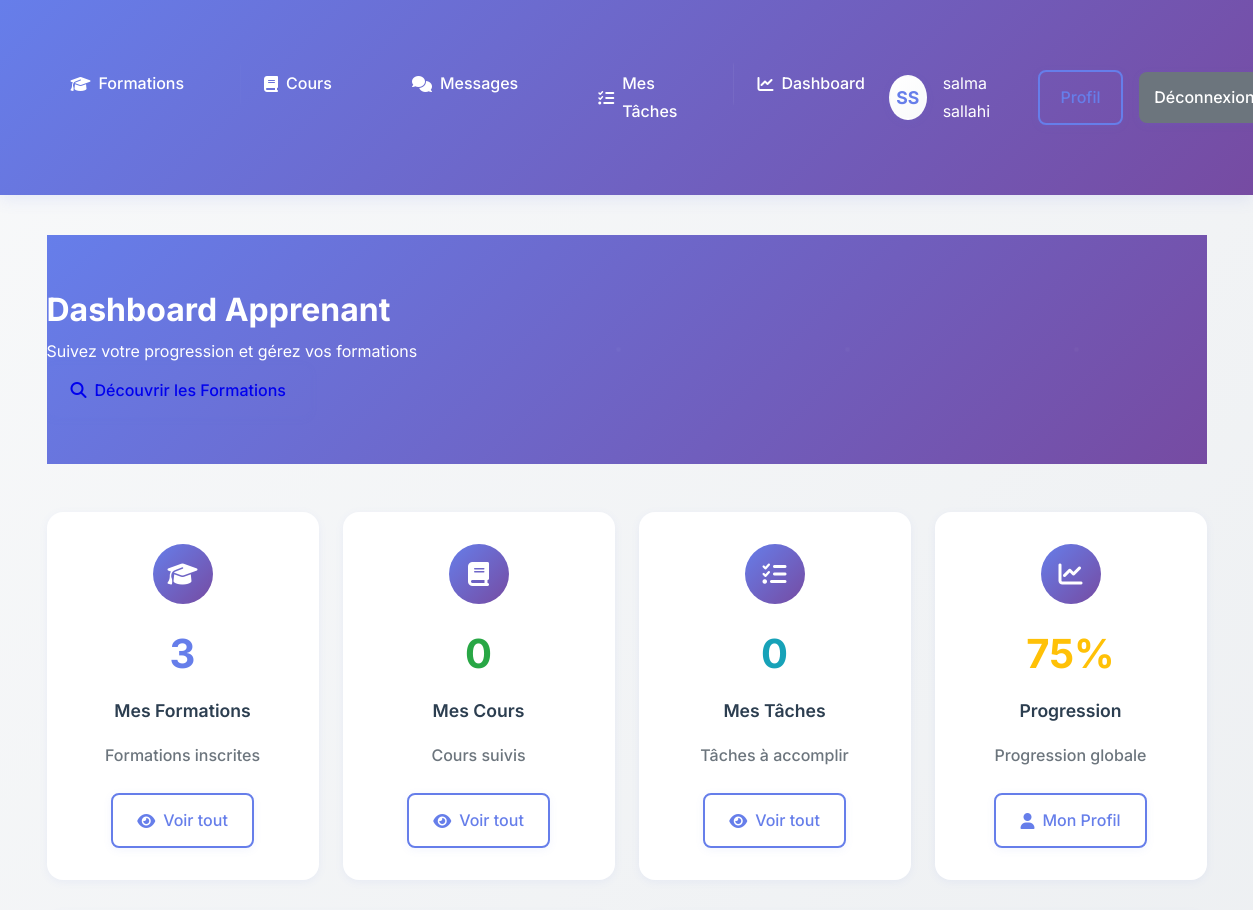
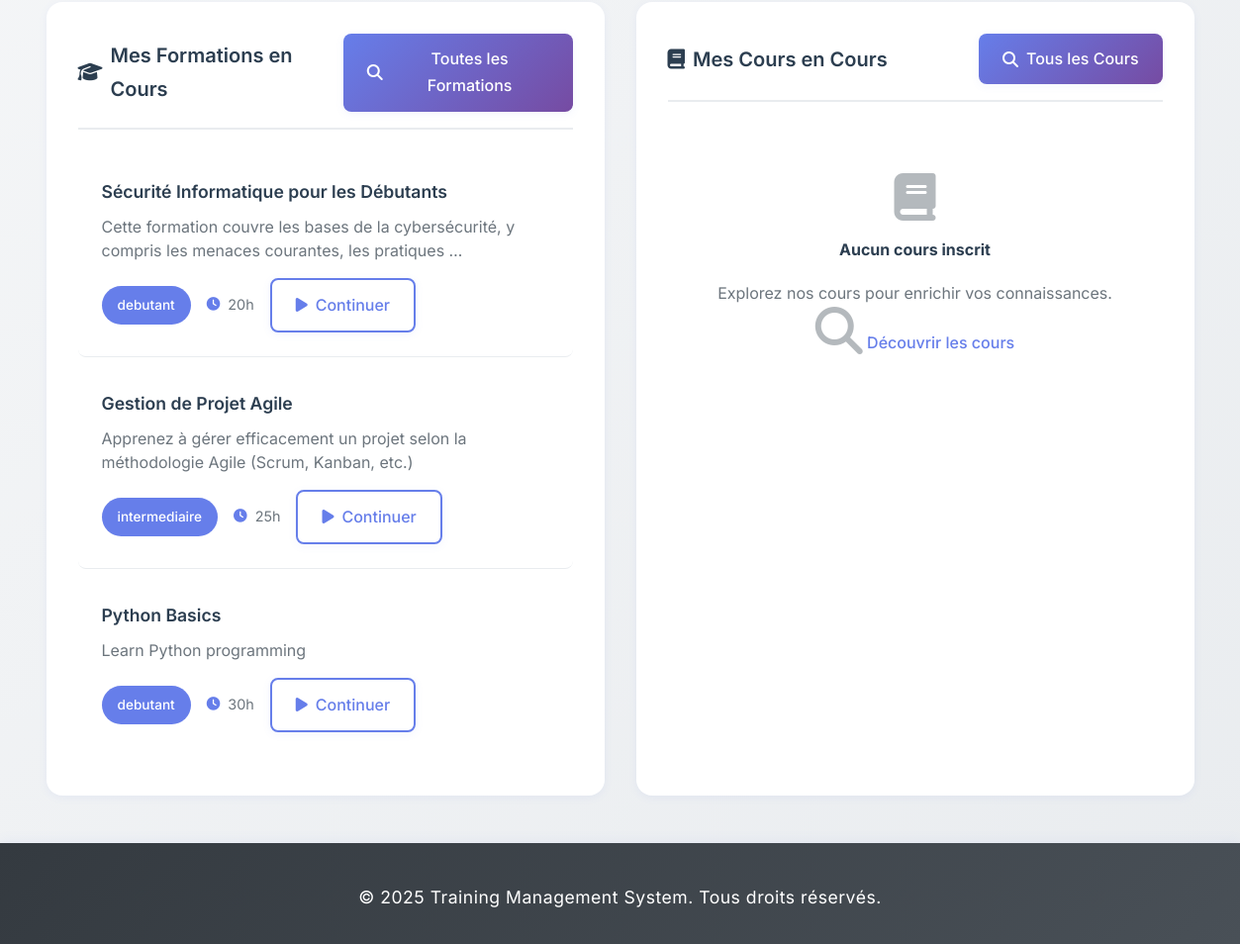
/users/dashboard/ (signed in), run on the app's committed database (2 pictures, top to bottom).
### users/models.py (models this page shows, shortened)
class Utilisateur(AbstractUser):
    email = models.EmailField(unique=True)
    nom = models.CharField(max_length=100)
    prenom = models.CharField(max_length=100)
    telephone = models.CharField(max_length=20, blank=True)
    adresse = models.TextField(blank=True)
    date_naissance = models.DateField(null=True, blank=True)
    photo_profil = models.ImageField(upload_to='profiles/', blank=True, null=True)
    date_creation = models.DateTimeField(default=timezone.now)
    derniere_connexion = models.DateTimeField(null=True, blank=True)
    USERNAME_FIELD = 'email'
    REQUIRED_FIELDS = ['username', 'nom', 'prenom']
    class Meta:
        verbose_name = 'Utilisateur'
        verbose_name_plural = 'Utilisateurs'

### formations/models.py (models this page shows, shortened)
class Formation(models.Model):
    titre = models.CharField(max_length=200)
    description = models.TextField()
    objectifs = models.TextField()
    duree_heures = models.PositiveIntegerField(help_text="Durée en heures")
    niveau = models.CharField(max_length=50, choices=[
        ('debutant', 'Débutant'),
        ('intermediaire', 'Intermédiaire'),
        ('avance', 'Avancé'),
        ('expert', 'Expert'),
    ])
    prix = models.DecimalField(max_digits=10, decimal_places=2)
    formateur = models.ForeignKey(Formateur, on_delete=models.CASCADE, null=True, blank=True)
    participants_max = models.PositiveIntegerField(default=20)
    prerequisites = models.TextField(blank=True)
    applications_ouvertes = models.BooleanField(default=False, help_text="Permet aux formateurs de candidater")
    date_limite_candidature = models.DateTimeField(null=True, blank=True, help_text="Date limite pour candidater")
    statut = models.CharField(max_length=50, choices=[
        ('brouillon', 'Brouillon'),
        ('proposition', 'Proposition (candidatures ouvertes)'),
        ('publiee', 'Publiée'),
        ('en_cours', 'En cours'),
        ('terminee', 'Terminée'),
        ('annulee', 'Annulée'),
    ], default='brouillon')
    date_creation = models.DateTimeField(default=timezone.now)
    date_debut = models.DateTimeField()
    date_fin = models.DateTimeField()
    participants = models.ManyToManyField(Apprenant, blank=True, related_name='formations_inscrites')
    class Meta:
        verbose_name = 'Formation'
        verbose_name_plural = 'Formations'
        ordering = ['-date_creation']

### users/views.py (the view, shortened to what this page needs)
# urls.py: path('dashboard/', views.dashboard_view, name='dashboard'),
@login_required
def dashboard_view(request):
    user = request.user
    context = {'user': user}
    try:
        formateur = Formateur.objects.get(utilisateur=user)
        context['user_type'] = 'formateur'
        context['formateur'] = formateur
        context['formations'] = Formation.objects.filter(formateur=formateur)[:5]  # Last 5
        context['courses'] = Cours.objects.filter(formateur=formateur)[:5]  # Last 5
        context['total_formations'] = Formation.objects.filter(formateur=formateur).count()
        context['total_courses'] = Cours.objects.filter(formateur=formateur).count()
        from formations.models import TrainerApplication, Task
        context['applications'] = TrainerApplication.objects.filter(formateur=formateur)
        context['available_opportunities'] = Formation.objects.filter(
            statut='proposition',
            applications_ouvertes=True
        ).exclude(
            trainer_applications__formateur=formateur
        )[:3]  # Show only 3 latest opportunities
        context['tasks'] = Task.objects.filter(createur=user)
        return render(request, 'dashboard/formateur.html', context)
    except Formateur.DoesNotExist:
        pass
    try:
        apprenant = Apprenant.objects.get(utilisateur=user)
        context['user_type'] = 'apprenant'
        context['apprenant'] = apprenant
        context['formations'] = Formation.objects.filter(participants=apprenant)[:5]  # Last 5
        context['courses'] = Cours.objects.filter(progressions__apprenant=apprenant)[:5]  # Last 5
        context['total_formations'] = Formation.objects.filter(participants=apprenant).count()
        context['total_courses'] = Cours.objects.filter(progressions__apprenant=apprenant).count()
        from formations.models import Task
        context['tasks'] = Task.objects.filter(createur=user)
        return render(request, 'dashboard/apprenant.html', context)
    except Apprenant.DoesNotExist:
        pass

### templates/dashboard/apprenant.html (shortened to what this page needs)
{% extends 'base.html' %}
{% block content %}
<div class="dashboard-header">
    <div class="container">
        <div class="row">
            <div class="col-lg-8 mx-auto text-center">
                <h1 class="display-4 fw-bold mb-3">Dashboard Apprenant</h1>
                <p class="lead mb-4">Suivez votre progression et gérez vos formations</p>
                <a href="{% url 'formations:list' %}" class="btn btn-light btn-lg">
                    <i class="fas fa-search"></i> Découvrir les Formations
                </a>
            </div>
        </div>
    </div>
</div>
<div class="container">
    <div class="stats-grid">
        <div class="stat-card">
            <div class="stat-icon">
                <i class="fas fa-graduation-cap"></i>
            </div>
            <div class="stat-number" style="color: var(--primary-color);">{{ formations.count }}</div>
            <div class="stat-title">Mes Formations</div>
            <div class="stat-label">Formations inscrites</div>
            <a href="{% url 'formations:my_formations' %}" class="btn btn-outline">
                <i class="fas fa-eye"></i> Voir tout
            </a>
        </div>
        <div class="stat-card">
            <div class="stat-icon">
                <i class="fas fa-book"></i>
            </div>
            <div class="stat-number" style="color: var(--success-color);">{{ courses.count }}</div>
            <div class="stat-title">Mes Cours</div>
            <div class="stat-label">Cours suivis</div>
            <a href="{% url 'courses:my_courses' %}" class="btn btn-outline">
                <i class="fas fa-eye"></i> Voir tout
            </a>
        </div>
        <div class="stat-card">
            <div class="stat-icon">
                <i class="fas fa-tasks"></i>
            </div>
            <div class="stat-number" style="color: var(--info-color);">{{ tasks.count|default:0 }}</div>
            <div class="stat-title">Mes Tâches</div>
            <div class="stat-label">Tâches à accomplir</div>
            <a href="{% url 'formations:task_list' %}" class="btn btn-outline">
                <i class="fas fa-eye"></i> Voir tout
            </a>
        </div>
        <div class="stat-card">
            <div class="stat-icon">
                <i class="fas fa-chart-line"></i>
            </div>
            <div class="stat-number" style="color: var(--warning-color);">75%</div>
            <div class="stat-title">Progression</div>
            <div class="stat-label">Progression globale</div>
            <a href="{% url 'users:profile' %}" class="btn btn-outline">
                <i class="fas fa-user"></i> Mon Profil
            </a>
        </div>
    </div>
    <div class="content-grid">
        <div class="content-card">
            <div class="content-header">
                <h3 class="content-title">
                    <i class="fas fa-graduation-cap"></i> Mes Formations en Cours
                </h3>
                <a href="{% url 'formations:list' %}" class="btn btn-primary">
                    <i class="fas fa-search"></i> Toutes les Formations
                </a>
            </div>
            {% for formation in formations|slice:":5" %}
                <div class="item-card">
                    <h4 class="item-title">{{ formation.titre }}</h4>
                    <p class="item-description">{{ formation.description|truncatewords:15 }}</p>
                    <div class="item-meta">
                        <span class="badge-custom">{{ formation.niveau }}</span>
                        <div class="meta-item">
                            <i class="fas fa-clock"></i>
                            <span>{{ formation.duree_heures }}h</span>
                        </div>
                        <a href="{% url 'formations:detail' formation.id %}" class="btn btn-outline btn-sm">
                            <i class="fas fa-play"></i> Continuer
                        </a>
                    </div>
                </div>
            {% endfor %}
        </div>
        <div class="content-card">
            <div class="content-header">
                <h3 class="content-title">
                    <i class="fas fa-book"></i> Mes Cours en Cours
                </h3>
                <a href="{% url 'courses:list' %}" class="btn btn-primary">
                    <i class="fas fa-search"></i> Tous les Cours
                </a>
            </div>
            {% for course in courses|slice:":5" %}
                <div class="item-card">
                    <h4 class="item-title">{{ course.titre }}</h4>
                    <p class="item-description">{{ course.description|truncatewords:15 }}</p>
                    <div class="item-meta">
                        <span class="badge-custom">{{ course.niveau }}</span>
                        <div class="meta-item">
                            <i class="fas fa-clock"></i>
                            <span>{{ course.duree_minutes }} min</span>
                        </div>
                        <a href="{% url 'courses:watch' course.id %}" class="btn btn-outline btn-sm">
                            <i class="fas fa-play"></i> Regarder
                        </a>
                    </div>
                </div>
            {% empty %}
                <div class="empty-state">
                    <i class="fas fa-book"></i>
                    <h4>Aucun cours inscrit</h4>
                    <p>Explorez nos cours pour enrichir vos connaissances.</p>
                    <a href="{% url 'courses:list' %}">
                        <i class="fas fa-search"></i> Découvrir les cours
                    </a>
                </div>
            {% endfor %}
        </div>
    </div>
</div>
{% endblock %}

### templates/base.html (shortened to what this page needs)
<!DOCTYPE html>
<html lang="fr">
<head>
    <link rel="stylesheet" href="https://cdnjs.cloudflare.com/ajax/libs/font-awesome/6.4.0/css/all.min.css">
</head>
<body>
    <header class="header">
        <nav class="nav-container">
            <ul class="nav-menu">
                <li><a href="{% url 'formations:list' %}"><i class="fas fa-graduation-cap"></i> Formations</a></li>
                <li><a href="{% url 'courses:list' %}"><i class="fas fa-book"></i> Cours</a></li>
                {% if user.is_authenticated %}
                    <li><a href="{% url 'messaging:inbox' %}"><i class="fas fa-comments"></i> Messages</a></li>
                    <li><a href="{% url 'formations:task_list' %}"><i class="fas fa-tasks"></i> Mes Tâches</a></li>
                    <li><a href="{% url 'users:dashboard' %}"><i class="fas fa-chart-line"></i> Dashboard</a></li>
                {% endif %}
            </ul>
            <div class="user-menu">
                {% if user.is_authenticated %}
                    <div class="user-avatar interactive-element">
                        {{ user.prenom|first|upper }}{{ user.nom|first|upper }}
                    </div>
                    <span>{{ user.prenom }} {{ user.nom }}</span>
                    <a href="{% url 'users:profile' %}" class="btn btn-outline">Profil</a>
                    <a href="{% url 'users:logout' %}" class="btn btn-secondary">Déconnexion</a>
                {% else %}
                    <a href="{% url 'users:login' %}" class="btn btn-outline">Connexion</a>
                    <a href="{% url 'users:register' %}" class="btn btn-primary">Inscription</a>
                {% endif %}
            </div>
        </nav>
    </header>
    <main class="main-content">
        {% block content %}
        {% endblock %}
    </main>
    <footer class="footer">
        <p>&copy; 2025 Training Management System. Tous droits réservés.</p>
    </footer>
</body>
</html>

### templates/base.html (style rules this page uses)
* { margin: 0; padding: 0; box-sizing: border-box; }
:root { --primary-color: #667eea; --secondary-color: #764ba2; --accent-color: #f093fb; --success-color: #28a745; --warning-color: #ffc107; --danger-color: #dc3545; --info-color: #17a2b8; --light-color: #f8f9fa; --dark-color: #343a40; --text-primary: #2c3e50; --text-secondary: #6c757d; --border-color: #e9ecef; --shadow-light: 0 2px 8px rgba(102,126,234,0.08); --shadow-medium: 0 4px 16px rgba(102,126,234,0.12); --shadow-heavy: 0 8px 32px rgba(102,126,234,0.16); --transition-fast: 0.2s ease; --transition-medium: 0.3s ease; --transition-slow: 0.5s ease; }
body { font-family: 'Inter', 'Segoe UI', Tahoma, Geneva, Verdana, sans-serif; background: linear-gradient(135deg, #f8f9fa 0%, #e9ecef 100%); line-height: 1.7; color: var(--text-primary); font-weight: 400; }
.header { background: linear-gradient(135deg, var(--primary-color) 0%, var(--secondary-color) 100%); color: white; padding: 1rem 0; box-shadow: var(--shadow-medium); position: sticky; top: 0; z-index: 100; backdrop-filter: blur(10px); }
.nav-container { max-width: 1200px; margin: 0 auto; display: flex; justify-content: space-between; align-items: center; padding: 0 20px; }
.nav-menu { display: flex; list-style: none; gap: 2rem; }
.nav-menu a { color: white; text-decoration: none; padding: 0.75rem 1.5rem; border-radius: 8px; font-weight: 500; transition: var(--transition-medium); position: relative; overflow: hidden; display: flex; align-items: center; gap: 0.5rem; }
.nav-menu a::before { content: ''; position: absolute; top: 0; left: 0; width: 100%; height: 100%; background: rgba(255,255,255,0.1); transform: translateX(-100%); transition: var(--transition-medium); }
.user-menu { display: flex; align-items: center; gap: 1rem; }
.user-avatar { width: 45px; height: 45px; border-radius: 50%; background: linear-gradient(135deg, #fff 0%, #f8f9fa 100%); color: var(--primary-color); display: flex; align-items: center; justify-content: center; font-weight: bold; font-size: 1.1rem; box-shadow: var(--shadow-light); transition: var(--transition-medium); border: 2px solid transparent; }
.main-content { max-width: 1200px; margin: 2.5rem auto 2rem auto; padding: 0 20px; min-height: calc(100vh - 220px); }
.btn { display: inline-flex; align-items: center; justify-content: center; gap: 0.5rem; padding: 0.75rem 1.5rem; border: none; border-radius: 8px; text-decoration: none; cursor: pointer; font-size: 1rem; font-weight: 500; transition: var(--transition-medium); text-align: center; box-shadow: var(--shadow-light); position: relative; overflow: hidden; min-height: 44px; }
.btn::before { content: ''; position: absolute; top: 50%; left: 50%; width: 0; height: 0; background: rgba(255,255,255,0.2); border-radius: 50%; transform: translate(-50%, -50%); transition: var(--transition-medium); }
.btn-primary { background: linear-gradient(135deg, var(--primary-color) 0%, var(--secondary-color) 100%); color: white; }
.btn-secondary { background: var(--text-secondary); color: white; }
.btn-outline { background: transparent; border: 2px solid var(--primary-color); color: var(--primary-color); }
.footer { background: linear-gradient(135deg, var(--dark-color) 0%, #495057 100%); color: white; text-align: center; padding: 2.5rem 0 2rem 0; margin-top: 3rem; font-size: 1.1rem; letter-spacing: 0.5px; box-shadow: 0 -2px 12px rgba(102,126,234,0.07); }
.interactive-element { transition: var(--transition-medium); cursor: pointer; }
html { scroll-behavior: smooth; }

### data on the page
Utilisateur: prenom|first "S", nom|first "S", prenom "salma", nom "sallahi"
Formation: titre "Sécurité Informatique pour les Débutants", description "Cette formation couvre les bases de la cybersécurité, y compris les menaces courantes, les pratiques …", niveau "debutant", duree_heures "20"
Formation: titre "Gestion de Projet Agile", description "Apprenez à gérer efficacement un projet selon la méthodologie Agile (Scrum, Kanban, etc.)", niveau "intermediaire", duree_heures "25"
Formation: titre "Python Basics", description "Learn Python programming", niveau "debutant", duree_heures "30"

### other printed values
{{ courses.count }} "0"
{{ tasks.count|default:0 }} "0"
